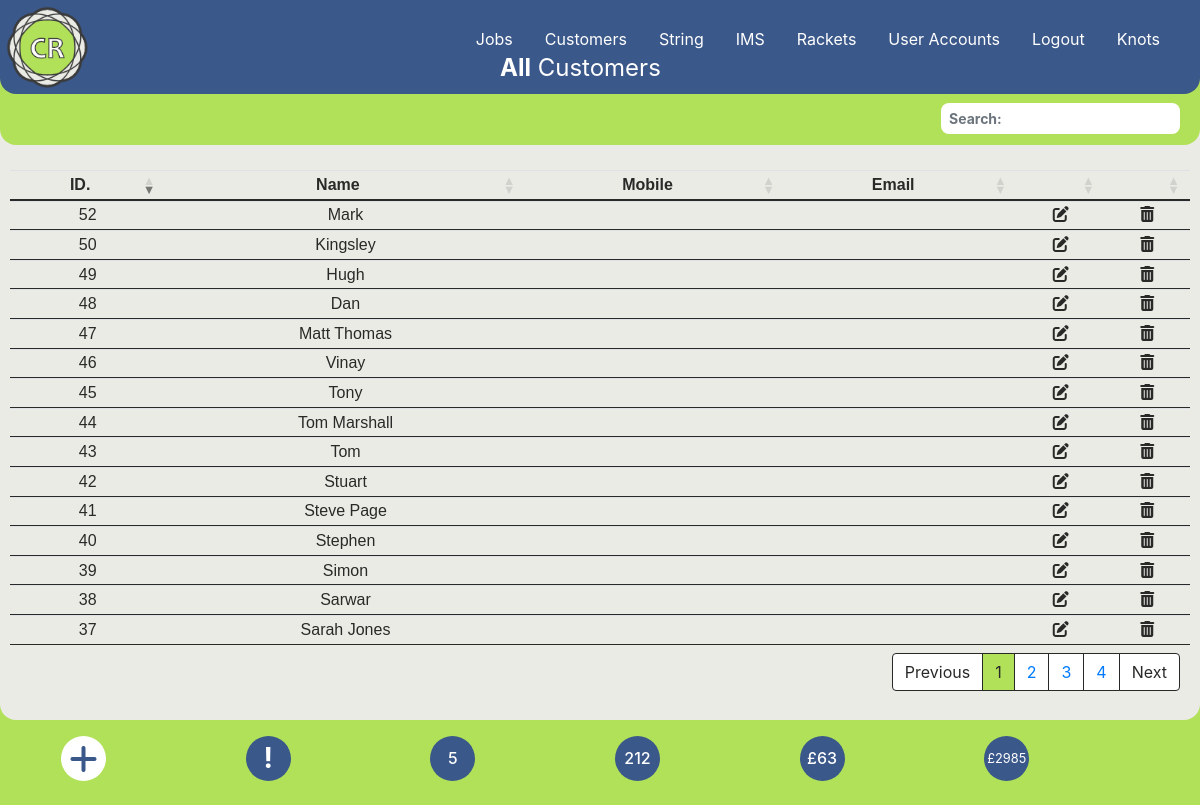
The page /customers.php (signed in) on the database its author committed.
### tables this page shows
CREATE TABLE `customer` (
  `cust_ID` int(5) NOT NULL,
  `Name` varchar(100) NOT NULL,
  `Notes` varchar(500) NOT NULL,
  `Email` varchar(100) NOT NULL,
  `Mobile` varchar(20) NOT NULL,
  `pref_string` int(6) NOT NULL,
  `pref_stringc` int(6) NOT NULL,
  `tension` varchar(5) NOT NULL,
  `tensionc` varchar(5) NOT NULL,
  `prestretch` varchar(5) NOT NULL,
  `racketid` int(10) NOT NULL,
  `discount` int(3) NOT NULL DEFAULT 0
);

### Connections/wcba.php (called while the page is built, shortened)
<?php
$currency = "£";

### customers.php (the view, shortened to what this page needs)
<?php require_once('./Connections/wcba.php');
require_once('./menu.php');
$current_month_text = date("F");
$current_month_numeric = date("m");
$current_year = date("Y");
$query_Recordset2 = "SELECT * FROM customer LEFT JOIN rackets ON customer.racketid = rackets.racketid LEFT JOIN all_string ON customer.pref_string = all_string.string_id ORDER BY name ASC";
$Recordset2 = mysqli_query($conn, $query_Recordset2) or die(mysqli_error($conn));
$row_Recordset2 = mysqli_fetch_assoc($Recordset2);
$totalRows_Recordset2 = mysqli_num_rows($Recordset2);
$query_Recordset6 = "SELECT * FROM stringjobs WHERE collection_date LIKE '___" . $current_month_numeric . "/" . $current_year . "%'ORDER BY job_id ASC;";
$Recordset6 = mysqli_query($conn, $query_Recordset6) or die(mysqli_error($conn));
$totalRows_Recordset6 = mysqli_num_rows($Recordset6);
$query_Recordset7 = "SELECT * FROM stringjobs ORDER BY job_id ASC;";
$Recordset7 = mysqli_query($conn, $query_Recordset7) or die(mysqli_error($conn));
$totalRows_Recordset7 = mysqli_num_rows($Recordset7);
$query_Recordset8 = "SELECT SUM(price) as SUM from stringjobs;";
$Recordset8 = mysqli_query($conn, $query_Recordset8) or die(mysqli_error($conn));
$row_Recordset8 = mysqli_fetch_assoc($Recordset8);
$sum = $row_Recordset8['SUM'];
$query_Recordset9 = "SELECT SUM(price) as SUM from stringjobs WHERE paid != '1';";
$Recordset9 = mysqli_query($conn, $query_Recordset9) or die(mysqli_error($conn));
$row_Recordset9 = mysqli_fetch_assoc($Recordset9);
$sum_owed = $row_Recordset9['SUM'];
?>
<!DOCTYPE html>
<html lang="en">
<head>
  <link rel="stylesheet" href="https://cdnjs.cloudflare.com/ajax/libs/font-awesome/6.4.2/css/all.min.css">
  <link rel="stylesheet" href="https://stackpath.bootstrapcdn.com/bootstrap/4.3.1/css/bootstrap.min.css">
  <link rel="stylesheet" href="https://cdnjs.cloudflare.com/ajax/libs/bootstrap-datepicker/1.9.0/css/bootstrap-datepicker3.min.css">
  <link rel="stylesheet" href="./css/style.css">
  <link rel="stylesheet" type="text/css" href="https://cdn.datatables.net/1.13.6/css/dataTables.bootstrap4.min.css" />
</head>
<body data-spy="scroll" data-target="#main-nav">
  <?php
  echo $main_menus;
  ?>
  <section>
    <div class="home-section diva">
      <p class="fxdtext"><strong>All</strong> Customers</p>
      <?php if ($totalRows_Recordset2 == 0) {
        echo "<h5 class='text-center text-dark' style='margin-top: 200px;'>No Records found</h5> ";
      } else { ?>
        <table id="tblUser" class="table-text table table-sm center">
          <thead>
            <tr>
              <th style="text-align: center">ID.</th>
              <th style="text-align: center">Name</th>
              <th class="text-center d-none d-md-table-cell">Mobile</th>
              <th class="text-center d-none d-md-table-cell">Email</th>
              <th></th>
              <th></th>
            </tr>
          </thead>
          <tbody>
            <?php
            do { ?>
              <tr>
                <td class="tdm" data-toggle="modal" data-target="#CustViewModal<?php echo $row_Recordset2['cust_ID']; ?>"><?php echo $row_Recordset2['cust_ID']; ?></td>
                <td><?php echo $row_Recordset2['Name']; ?></td>
                <td class="d-none d-md-table-cell"><?php echo $row_Recordset2['Mobile']; ?></td>
                <td class="d-none d-md-table-cell"><?php echo $row_Recordset2['Email']; ?></td>
                <td style="text-align: center"><a class="fa-solid fa-pen-to-square" href="./editcust.php?custid=<?php echo $row_Recordset2['cust_ID']; ?>"></a></td>
                <td style="text-align: center"><i class="fa-solid fa-trash-can" data-toggle="modal" data-target="#delModal<?php echo $row_Recordset2['cust_ID']; ?>"></i></td>
              </tr>
            <?php
            } while ($row_Recordset2 = mysqli_fetch_assoc($Recordset2)); ?>
          </tbody>
        </table>
      <?php } ?>
    </div>
  </section>
  <div class="container center">
    <div class="p-3 row">
      <div class="col-2">
        <a href="./addcustomer.php" type="button" class="dot fa-solid fa-plus fa-2x"></a>
      </div>
      <?php if (!empty($_SESSION['message'])) { ?>
        <div class="col-2">
          <h3 class="blinking" title="Warning Messages" data-toggle="modal" data-target="#warningModal"><strong>!</strong></h3>
        </div>
      <?php } else { ?>
        <div class="col-2">
          <h3 class="dotb" title="Warning Messages"><strong>!</strong></h3>
        </div>
      <?php } ?>
      <div class="col-2">
        <h3 class="dotbt h6 " title="Restrings for <?php echo $current_month_text; ?>"><?php echo $totalRows_Recordset6 ?></h3>
      </div>
      <div class="col-2">
        <a href="#" class="dotbt h6" title="Total restrings"><?php echo $totalRows_Recordset7 ?></a>
      </div>
      <div class="col-2">
        <a href="./jobs-unpaid.php" class="dotbt h6" title="Amount Owed"><?php echo "$currency" . $sum_owed ?></a>
      </div>
      <div class="col-2">
        <a href="#" class="dotbtt h7" title="Total Income"><small><?php echo "$currency" . $sum ?></small></a>
      </div>
    </div>
  </div>
</body>
</html>

### css/style.css (style rules this page uses)
body { background: #b1e158; color: #fff; z-index: 0; }
.fxdtext { position: fixed; top: 50px; left: 200px; font-weight: normal; font-size: 24px; color: #ffffff; z-index: 500; }
@media screen and (max-width: 2500px) { .fxdtext { left: 500px; } }
table.dataTable { clear: both; margin-top: 6px !important; margin-bottom: 6px !important; max-width: none !important; border-collapse: collapse !important; border-spacing: 0; padding-top: 120px; padding-left: 10px; padding-right: 10px; }
@media screen and (max-width: 2500px) { .table.dataTable { padding-top: 140px; font-size: 16px; } }
table.dataTable > thead > tr > th { border-bottom: 2px solid #292928; }
table.dataTable > tbody > tr > td { border-bottom: 1px solid #292928; }
.tdm { text-align: center; border-color: red; }
.table-text { color: #292928; font-weight: normal; font: 14px Arial, sans-serif; }
.center { margin-left: auto; margin-right: auto; }
.home-section { background: #ebebe6; width: 100%; height: 670px; border-bottom-left-radius: 1rem; border-bottom-right-radius: 1rem; z-index: 1; }
@media screen and (max-width: 2500px) { .home-section { height: 720px; } }
a, a:hover, a:focus { color: inherit; text-decoration: none; transition: all 0.3s; }
.dot { height: 45px; width: 45px; background-color: #ffffff; border-radius: 50%; display: inline-block; color: #3b588a; display: flex; align-items: center; justify-content: center; }
.dotb { height: 45px; width: 45px; background-color: #3b588a; color: #ffffff; border-radius: 50%; display: inline-block; display: flex; align-items: center; justify-content: center; }
.dotbt { height: 45px; width: 45px; background-color: #3b588a; color: #ffffff; border-radius: 50%; display: inline-block; display: flex; align-items: center; justify-content: center; }
.dotbtt { height: 45px; width: 45px; background-color: #3b588a; color: #ffffff; border-radius: 50%; display: inline-block; display: flex; align-items: center; justify-content: center; }
.nav-item { margin-left: 0rem; }
.nav-link { font-size: 16px; font-weight: 400; color: #ffffff; }
.diva { overflow-x: hidden; }

### rows shown on the page
customer: cust_ID "48", Name "Dan"
customer: cust_ID "49", Name "Hugh"
customer: cust_ID "50", Name "Kingsley"
customer: cust_ID "52", Name "Mark"
customer: cust_ID "47", Name "Matt Thomas"
customer: cust_ID "37", Name "Sarah Jones"
customer: cust_ID "38", Name "Sarwar"
customer: cust_ID "39", Name "Simon"
customer: cust_ID "40", Name "Stephen"
customer: cust_ID "41", Name "Steve Page"
customer: cust_ID "42", Name "Stuart"
customer: cust_ID "43", Name "Tom"
customer: cust_ID "44", Name "Tom Marshall"
customer: cust_ID "45", Name "Tony"
customer: cust_ID "46", Name "Vinay"

### other values the page prints
$_SESSION['loginmenu'] "Logout"
$totalRows_Recordset6 "5"
$totalRows_Recordset7 "212"
$currency "£"
$sum_owed "63"
$sum "2985"
